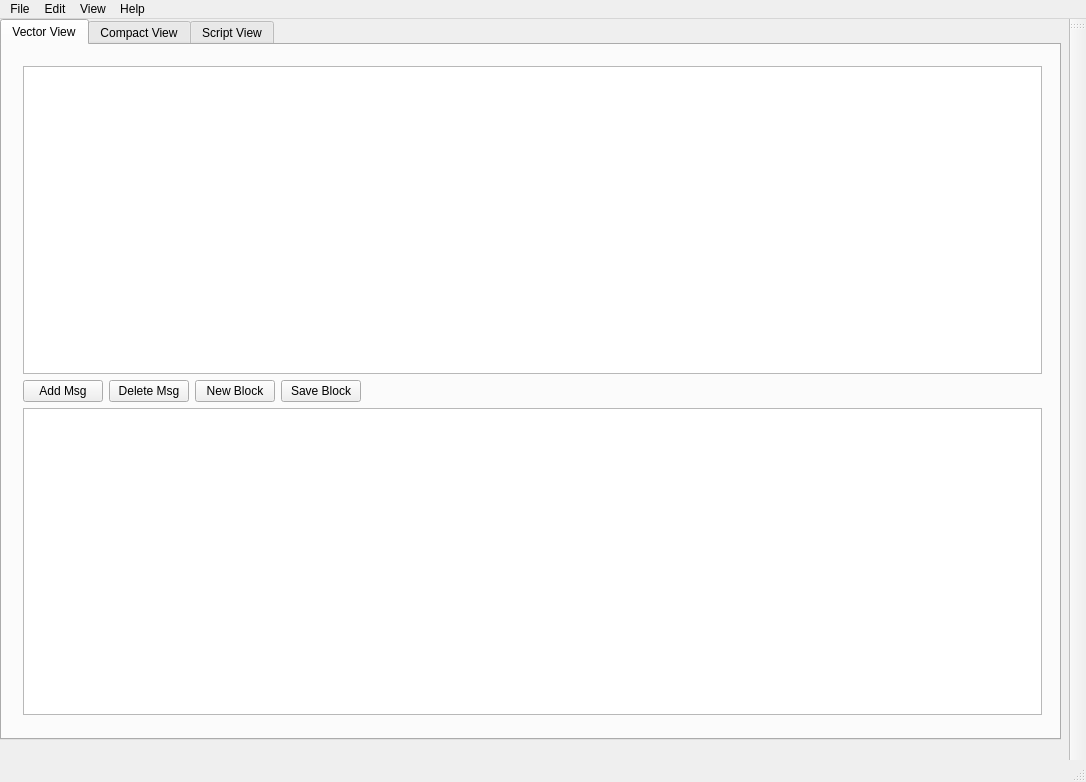
<?xml version="1.0" encoding="UTF-8"?>
<ui version="4.0">
 <class>MainGeneratorWindow</class>
 <widget class="QMainWindow" name="MainGeneratorWindow">
  <property name="geometry">
   <rect>
    <x>0</x>
    <y>0</y>
    <width>1086</width>
    <height>782</height>
   </rect>
  </property>
  <property name="sizePolicy">
   <sizepolicy hsizetype="Expanding" vsizetype="Expanding">
    <horstretch>0</horstretch>
    <verstretch>0</verstretch>
   </sizepolicy>
  </property>
  <property name="windowTitle">
   <string>CAN Tool</string>
  </property>
  <property name="toolButtonStyle">
   <enum>Qt::ToolButtonIconOnly</enum>
  </property>
  <property name="tabShape">
   <enum>QTabWidget::Rounded</enum>
  </property>
  <property name="dockNestingEnabled">
   <bool>false</bool>
  </property>
  <widget class="QWidget" name="centralWidget">
   <widget class="QTabWidget" name="tabWidget">
    <property name="geometry">
     <rect>
      <x>0</x>
      <y>0</y>
      <width>1061</width>
      <height>721</height>
     </rect>
    </property>
    <property name="tabShape">
     <enum>QTabWidget::Rounded</enum>
    </property>
    <property name="currentIndex">
     <number>0</number>
    </property>
    <widget class="QWidget" name="VectorTab">
     <attribute name="title">
      <string>Vector View</string>
     </attribute>
     <widget class="QWidget" name="verticalLayoutWidget">
      <property name="geometry">
       <rect>
        <x>10</x>
        <y>10</y>
        <width>1041</width>
        <height>671</height>
       </rect>
      </property>
      <layout class="QVBoxLayout" name="verticalLayout">
       <item>
        <widget class="QTableView" name="MsgTableView"/>
       </item>
       <item>
        <layout class="QHBoxLayout" name="horizontalLayout">
         <property name="sizeConstraint">
          <enum>QLayout::SetDefaultConstraint</enum>
         </property>
         <property name="rightMargin">
          <number>500</number>
         </property>
         <item>
          <widget class="QPushButton" name="AddMsgButton">
           <property name="text">
            <string>Add Msg</string>
           </property>
          </widget>
         </item>
         <item>
          <widget class="QPushButton" name="DeleteMsgButton">
           <property name="text">
            <string>Delete Msg</string>
           </property>
          </widget>
         </item>
         <item>
          <widget class="QPushButton" name="NewBlockButton">
           <property name="text">
            <string>New Block</string>
           </property>
          </widget>
         </item>
         <item>
          <widget class="QPushButton" name="SaveBlockButton">
           <property name="text">
            <string>Save Block</string>
           </property>
          </widget>
         </item>
         <item>
          <spacer name="horizontalSpacer_4">
           <property name="orientation">
            <enum>Qt::Horizontal</enum>
           </property>
           <property name="sizeHint" stdset="0">
            <size>
             <width>40</width>
             <height>20</height>
            </size>
           </property>
          </spacer>
         </item>
        </layout>
       </item>
       <item>
        <widget class="QTableView" name="SigTableView"/>
       </item>
      </layout>
     </widget>
    </widget>
    <widget class="QWidget" name="CompactTab">
     <attribute name="title">
      <string>Compact View</string>
     </attribute>
    </widget>
    <widget class="QWidget" name="ScriptTab">
     <attribute name="title">
      <string>Script View</string>
     </attribute>
     <widget class="QWidget" name="horizontalLayoutWidget">
      <property name="geometry">
       <rect>
        <x>10</x>
        <y>20</y>
        <width>1031</width>
        <height>651</height>
       </rect>
      </property>
      <layout class="QHBoxLayout" name="horizontalLayout_7" stretch="3,1">
       <property name="sizeConstraint">
        <enum>QLayout::SetDefaultConstraint</enum>
       </property>
       <item>
        <layout class="QVBoxLayout" name="verticalLayout_2">
         <item>
          <layout class="QHBoxLayout" name="horizontalLayout_3" stretch="1,4,0">
           <item>
            <widget class="QLabel" name="label_3">
             <property name="text">
              <string>Script Name</string>
             </property>
            </widget>
           </item>
           <item>
            <widget class="QLabel" name="scriptNameLabel">
             <property name="frameShape">
              <enum>QFrame::Box</enum>
             </property>
             <property name="frameShadow">
              <enum>QFrame::Plain</enum>
             </property>
             <property name="lineWidth">
              <number>1</number>
             </property>
             <property name="text">
              <string>TextLabel</string>
             </property>
             <property name="alignment">
              <set>Qt::AlignLeading|Qt::AlignLeft|Qt::AlignVCenter</set>
             </property>
            </widget>
           </item>
           <item>
            <widget class="QPushButton" name="refreshScriptBtn">
             <property name="enabled">
              <bool>false</bool>
             </property>
             <property name="text">
              <string/>
             </property>
             <property name="icon">
              <iconset resource="res.qrc">
               <normaloff>:/buttons/refreshIcon</normaloff>:/buttons/refreshIcon</iconset>
             </property>
             <property name="iconSize">
              <size>
               <width>20</width>
               <height>20</height>
              </size>
             </property>
             <property name="flat">
              <bool>true</bool>
             </property>
            </widget>
           </item>
          </layout>
         </item>
         <item>
          <widget class="QLabel" name="label">
           <property name="text">
            <string>MESSAGE GROUPS</string>
           </property>
          </widget>
         </item>
         <item>
          <widget class="QListWidget" name="scriptMsgGroupList"/>
         </item>
         <item>
          <layout class="QHBoxLayout" name="horizontalLayout_2"/>
         </item>
        </layout>
       </item>
       <item>
        <layout class="QVBoxLayout" name="verticalLayout_3">
         <item>
          <widget class="QLabel" name="label_2">
           <property name="text">
            <string>SCRIPT SELECTION</string>
           </property>
          </widget>
         </item>
         <item>
          <widget class="QListWidget" name="scriptSelectionList"/>
         </item>
         <item>
          <layout class="QHBoxLayout" name="horizontalLayout_5">
           <item>
            <spacer name="horizontalSpacer">
             <property name="orientation">
              <enum>Qt::Horizontal</enum>
             </property>
             <property name="sizeHint" stdset="0">
              <size>
               <width>40</width>
               <height>20</height>
              </size>
             </property>
            </spacer>
           </item>
           <item>
            <widget class="QPushButton" name="addScriptBtn">
             <property name="text">
              <string>ADD</string>
             </property>
            </widget>
           </item>
          </layout>
         </item>
         <item>
          <widget class="QLabel" name="label_5">
           <property name="text">
            <string>SCRIPT EXECUTION QUEUE</string>
           </property>
          </widget>
         </item>
         <item>
          <widget class="QListWidget" name="scriptExecutionList"/>
         </item>
         <item>
          <layout class="QHBoxLayout" name="horizontalLayout_6">
           <item>
            <widget class="QCheckBox" name="playAllCheckBox">
             <property name="text">
              <string>Play All</string>
             </property>
            </widget>
           </item>
           <item>
            <spacer name="horizontalSpacer_2">
             <property name="orientation">
              <enum>Qt::Horizontal</enum>
             </property>
             <property name="sizeHint" stdset="0">
              <size>
               <width>40</width>
               <height>20</height>
              </size>
             </property>
            </spacer>
           </item>
           <item>
            <widget class="QPushButton" name="clearScriptBtn">
             <property name="text">
              <string>CLEAR</string>
             </property>
            </widget>
           </item>
          </layout>
         </item>
         <item>
          <layout class="QHBoxLayout" name="horizontalLayout_4">
           <item>
            <widget class="QLabel" name="label_4">
             <property name="frameShape">
              <enum>QFrame::Box</enum>
             </property>
             <property name="frameShadow">
              <enum>QFrame::Raised</enum>
             </property>
             <property name="text">
              <string>Script Control</string>
             </property>
             <property name="margin">
              <number>11</number>
             </property>
            </widget>
           </item>
           <item>
            <widget class="QPushButton" name="playScriptBtn">
             <property name="enabled">
              <bool>false</bool>
             </property>
             <property name="sizePolicy">
              <sizepolicy hsizetype="Preferred" vsizetype="Preferred">
               <horstretch>0</horstretch>
               <verstretch>0</verstretch>
              </sizepolicy>
             </property>
             <property name="text">
              <string/>
             </property>
             <property name="icon">
              <iconset resource="res.qrc">
               <normaloff>:/buttons/playIcon</normaloff>:/buttons/playIcon</iconset>
             </property>
             <property name="iconSize">
              <size>
               <width>25</width>
               <height>25</height>
              </size>
             </property>
             <property name="flat">
              <bool>true</bool>
             </property>
            </widget>
           </item>
           <item>
            <widget class="QPushButton" name="pauseScriptBtn">
             <property name="enabled">
              <bool>false</bool>
             </property>
             <property name="sizePolicy">
              <sizepolicy hsizetype="Preferred" vsizetype="Preferred">
               <horstretch>0</horstretch>
               <verstretch>0</verstretch>
              </sizepolicy>
             </property>
             <property name="text">
              <string/>
             </property>
             <property name="icon">
              <iconset resource="res.qrc">
               <normaloff>:/buttons/pauseIcon</normaloff>:/buttons/pauseIcon</iconset>
             </property>
             <property name="iconSize">
              <size>
               <width>25</width>
               <height>25</height>
              </size>
             </property>
             <property name="flat">
              <bool>true</bool>
             </property>
            </widget>
           </item>
           <item>
            <widget class="QPushButton" name="stopScriptBtn">
             <property name="enabled">
              <bool>false</bool>
             </property>
             <property name="sizePolicy">
              <sizepolicy hsizetype="Preferred" vsizetype="Preferred">
               <horstretch>0</horstretch>
               <verstretch>0</verstretch>
              </sizepolicy>
             </property>
             <property name="text">
              <string/>
             </property>
             <property name="icon">
              <iconset resource="res.qrc">
               <normaloff>:/buttons/stopIcon</normaloff>:/buttons/stopIcon</iconset>
             </property>
             <property name="iconSize">
              <size>
               <width>25</width>
               <height>25</height>
              </size>
             </property>
             <property name="flat">
              <bool>true</bool>
             </property>
            </widget>
           </item>
           <item>
            <widget class="QPushButton" name="prevScriptBtn">
             <property name="enabled">
              <bool>false</bool>
             </property>
             <property name="sizePolicy">
              <sizepolicy hsizetype="Preferred" vsizetype="Preferred">
               <horstretch>0</horstretch>
               <verstretch>0</verstretch>
              </sizepolicy>
             </property>
             <property name="text">
              <string/>
             </property>
             <property name="icon">
              <iconset resource="res.qrc">
               <normaloff>:/buttons/prevIcon</normaloff>:/buttons/prevIcon</iconset>
             </property>
             <property name="iconSize">
              <size>
               <width>25</width>
               <height>25</height>
              </size>
             </property>
             <property name="flat">
              <bool>true</bool>
             </property>
            </widget>
           </item>
           <item>
            <widget class="QPushButton" name="nextScriptBtn">
             <property name="enabled">
              <bool>false</bool>
             </property>
             <property name="sizePolicy">
              <sizepolicy hsizetype="Preferred" vsizetype="Preferred">
               <horstretch>0</horstretch>
               <verstretch>0</verstretch>
              </sizepolicy>
             </property>
             <property name="text">
              <string/>
             </property>
             <property name="icon">
              <iconset resource="res.qrc">
               <normaloff>:/buttons/nextIcon</normaloff>:/buttons/nextIcon</iconset>
             </property>
             <property name="iconSize">
              <size>
               <width>25</width>
               <height>25</height>
              </size>
             </property>
             <property name="flat">
              <bool>true</bool>
             </property>
            </widget>
           </item>
          </layout>
         </item>
        </layout>
       </item>
      </layout>
     </widget>
    </widget>
   </widget>
  </widget>
  <widget class="QMenuBar" name="menuBar">
   <property name="geometry">
    <rect>
     <x>0</x>
     <y>0</y>
     <width>1086</width>
     <height>21</height>
    </rect>
   </property>
   <widget class="QMenu" name="menuFile">
    <property name="title">
     <string>File</string>
    </property>
    <addaction name="actionLoadDbcFile"/>
    <addaction name="actionLoadScript"/>
    <addaction name="actionLoad_Block"/>
   </widget>
   <widget class="QMenu" name="menuHelp">
    <property name="title">
     <string>Help</string>
    </property>
    <addaction name="actionAbout"/>
   </widget>
   <widget class="QMenu" name="menuEdit">
    <property name="title">
     <string>Edit</string>
    </property>
    <addaction name="actionEditConnection"/>
    <addaction name="actionEditScript"/>
   </widget>
   <widget class="QMenu" name="menuView">
    <property name="title">
     <string>View</string>
    </property>
    <addaction name="actionViewDBCBrowser"/>
   </widget>
   <addaction name="menuFile"/>
   <addaction name="menuEdit"/>
   <addaction name="menuView"/>
   <addaction name="menuHelp"/>
  </widget>
  <widget class="QToolBar" name="mainToolBar">
   <attribute name="toolBarArea">
    <enum>RightToolBarArea</enum>
   </attribute>
   <attribute name="toolBarBreak">
    <bool>false</bool>
   </attribute>
  </widget>
  <widget class="QStatusBar" name="statusBar"/>
  <action name="actionLoadDbcFile">
   <property name="text">
    <string>Load dbc file...</string>
   </property>
  </action>
  <action name="actionLoadScript">
   <property name="text">
    <string>Load JSON script...</string>
   </property>
  </action>
  <action name="actionAbout">
   <property name="text">
    <string>About...</string>
   </property>
  </action>
  <action name="actionEditConnection">
   <property name="text">
    <string>Connection...</string>
   </property>
  </action>
  <action name="actionLoad_Block">
   <property name="text">
    <string>Load Block ...</string>
   </property>
  </action>
  <action name="actionEditScript">
   <property name="text">
    <string>Script...</string>
   </property>
  </action>
  <action name="actionViewDBCBrowser">
   <property name="text">
    <string>BDC browser...</string>
   </property>
  </action>
 </widget>
 <layoutdefault spacing="6" margin="11"/>
 <resources>
  <include location="res.qrc"/>
 </resources>
 <connections/>
 <slots>
  <slot>load_dbc_triggered()</slot>
 </slots>
</ui>
